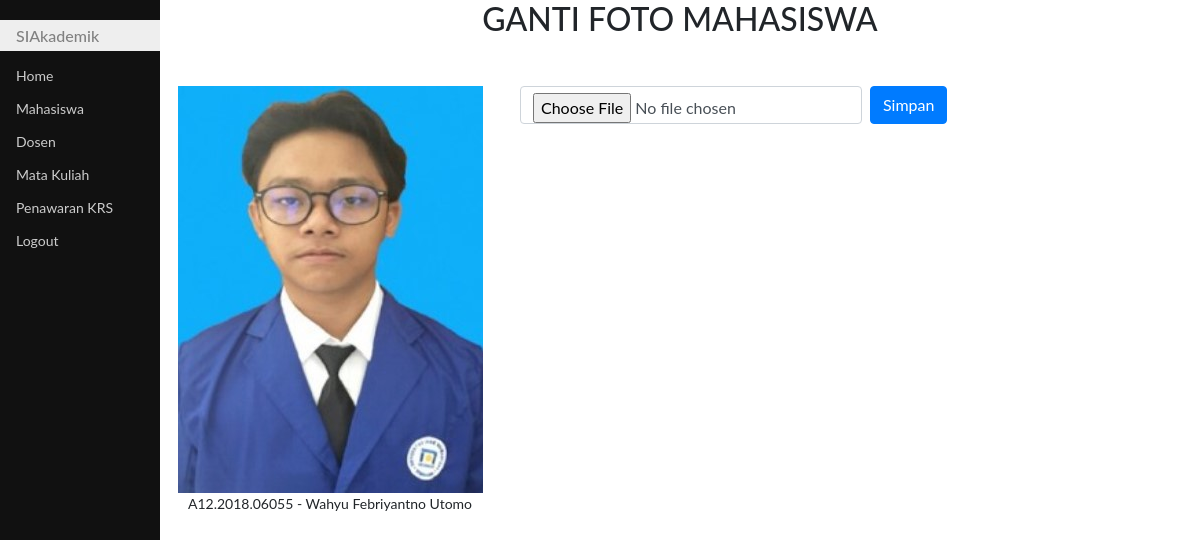
/gantiFotoMhs.php?id=21 (signed in), run on the app's committed database.
### tables this page shows
CREATE TABLE `mhs` (
  `id` int(11) NOT NULL,
  `nim` char(14) DEFAULT NULL,
  `nama` varchar(50) DEFAULT NULL,
  `email` varchar(50) DEFAULT NULL,
  `foto` varchar(255) DEFAULT NULL
);

### gantifotoMhs.php (the view, shortened to what this page needs)
<!DOCTYPE html>
<html>
<head>
	<link rel="stylesheet" type="text/css" href="bootstrap/css/bootstrap.css">
	<link rel="stylesheet" type="text/css" href="style.css">
<body>
	<?php
	require "koneksi.php";
	$id = $_GET['id'];
	$sql = "select * from mhs where id='$id'";
	$hasil = mysqli_query($koneksi, $sql) or die(mysqli_connect_error());
	$row = mysqli_fetch_assoc($hasil);
	?>
	<div class="utama">
		<h2 class="mb-5 text-center">GANTI FOTO MAHASISWA</h2>
		<div class="row">
			<div class="col-sm-4">
				<div class="text-center">
					<img class="img-fluid" src="foto/<?php echo $row['foto'] ?>">
					<p><?php echo $row['nim'] . " - " . $row['nama'] ?></p>
				</div>
			</div>
			<div class="col-sm-8">
				<form class="form-inline" method="post" action="simpanGantifoto.php" enctype="multipart/form-data">
					<input class="form-control mr-2" type="file" name="foto" id="foto">
					<button class="btn btn-primary" type="submit">Simpan</button>
				</form>
			</div>
		</div>
	</div>
</body>
</html>

### style.css (style rules this page uses)
body { font-family: "Lato", sans-serif; }
.menusamping { height: 100%; width: 160px; position: fixed; z-index: 1; top: 0; left: 0; background-color: #111; overflow-x: hidden; padding-top: 20px; }
.menusamping a { padding: 6px 8px 6px 16px; text-decoration: none; font-size: 14px; color: #ccc; display: block; }
.menusamping h1 { padding: 6px 8px 6px 16px; text-decoration: none; font-size: 16px; color: #818181; background-color: #eee; display: block; }
.utama { margin-left: 160px; font-size: 14px; padding: 0px 10px; }

### data on the page
mhs: foto (picture), nim "A12.2018.06055", nama "Wahyu Febriyantno Utomo"
